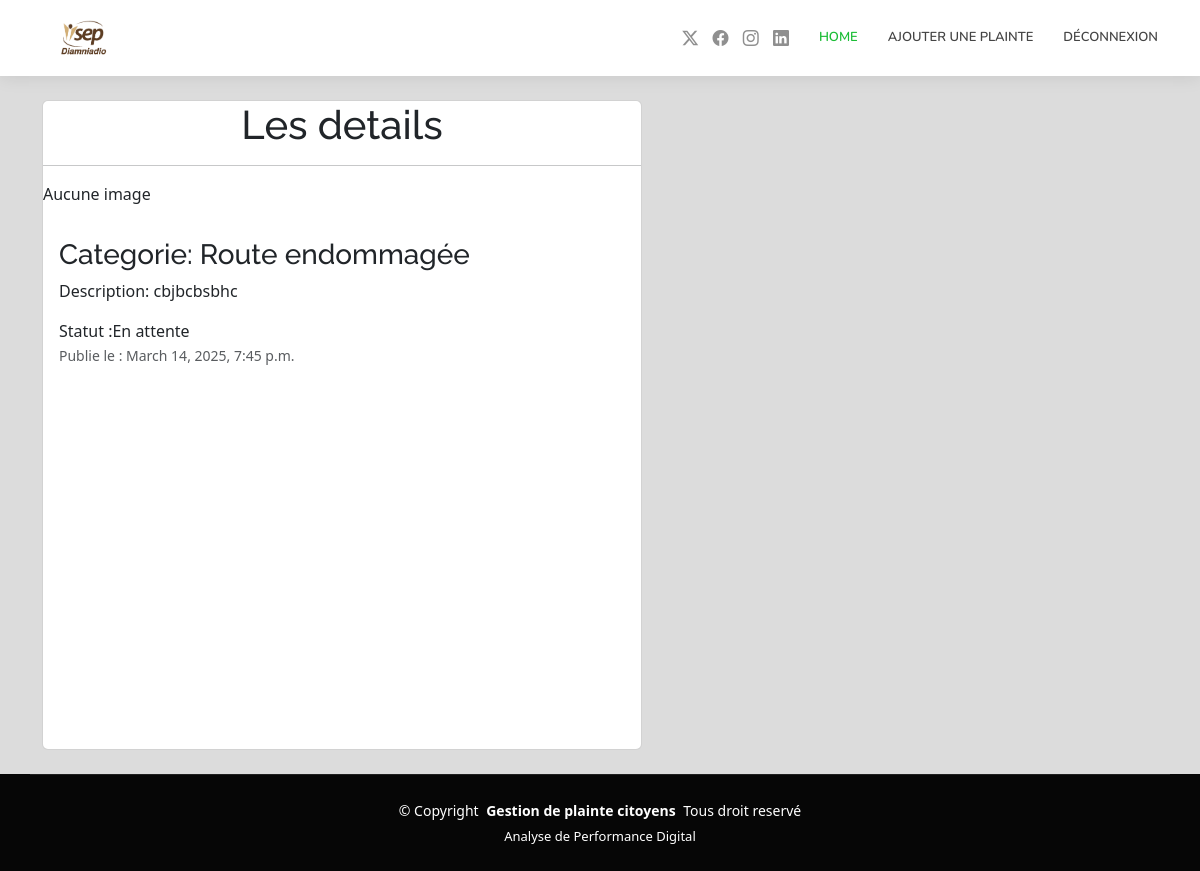
The app's page /details/1 (signed in) with its own data.
### plainte/models.py (models this page shows, shortened)
class Plainte(models.Model):
    STATUT = [('En attente', 'En attente'),('En cours', 'En cours'),('Résolue', 'Résolue')]
    CATEGORIES = [('Route endommagée', 'Route endommagée'),('Coupure d\'eau', 'Coupure d\'eau'),('Problème d\'électricité', 'Problème d\'électricité'),('autre', 'Autre')]
    citoyen = models.ForeignKey(User, on_delete=models.CASCADE)
    categorie = models.CharField(max_length=50, choices=CATEGORIES, null=True)
    image=models.ImageField(upload_to='media/', blank=True, null=True)
    description = models.TextField()
    statut = models.CharField(max_length=20, choices=STATUT, default='En attente')
    date_creation = models.DateTimeField(auto_now_add=True)

### plainte/views.py (the view)
# urls.py: path("details/<int:id>", details, name='details'),
def details (request, id):
    plaintes = Plainte.objects.get(id=id)
    return render(request, 'details.html', {'plaintes': plaintes})

### plainte/templates/details.html (shortened to what this page needs)
{% extends 'base.html' %}
{% block content %}
<!DOCTYPE html>
<html lang="en">
<head>
    <link href="https://cdn.jsdelivr.net/npm/bootstrap@5.3.3/dist/css/bootstrap.min.css" rel="stylesheet">
</head>
<body>
    <div class="card mb-30" style="width: 600px; height: 650px;">
        <div class="text-center">
            <h1>Les details </h1>
            <hr>
        </div>
        {% if plainte.image %}
            <img src="{{ plaintes.image.url }}" alt="Image de la plainte" style="max-width: 100%;">
        {% else %}
            <p>Aucune image</p>
        {% endif %}
        <div class="card-body">
          <h3 class="card-title">Categorie: {{ plaintes.categorie }}</h3>
          <p class="card-text">Description: {{ plaintes.description }}</p>
          <span class="card-text">Statut :{{ plaintes.statut }}</span>
          <p class="card-text"><small class="text-body-secondary">Publie le : {{ plaintes.date_creation }}</small></p>
        </div>
    </div>
</body>
</html>
{% endblock %}

### static/css/main.css (style rules this page uses)
:root { --default-font: "Roboto", system-ui, -apple-system, "Segoe UI", Roboto, "Helvetica Neue", Arial, "Noto Sans", "Liberation Sans", sans-serif, "Apple Color Emoji", "Segoe UI Emoji", "Segoe UI Symbol", "Noto Color Emoji"; --heading-font: "Raleway", sans-serif; --nav-font: "Nunito", sans-serif; }
:root { --background-color: #ffffff; --default-color: #444444; --heading-color: #111111; --accent-color: #1bbd36; --surface-color: #ffffff; --contrast-color: #ffffff; }
:root { --nav-color: #444444; --nav-hover-color: #1bbd36; --nav-mobile-background-color: #ffffff; --nav-dropdown-background-color: #ffffff; --nav-dropdown-color: #444444; --nav-dropdown-hover-color: #1bbd36; }
:root { scroll-behavior: smooth; }
body { color: var(--default-color); background-color: var(--background-color); font-family: var(--default-font); }
h1, h2, h3, h4, h5, h6 { color: var(--heading-color); font-family: var(--heading-font); }

### plainte/templates/details.html (style rules this page uses)
body { background-color:gainsboro; }

### records on screen
Plainte: categorie "Route endommagée", description "cbjbcbsbhc", statut "En attente", date_creation "March 14, 2025, 7:45 p.m."
